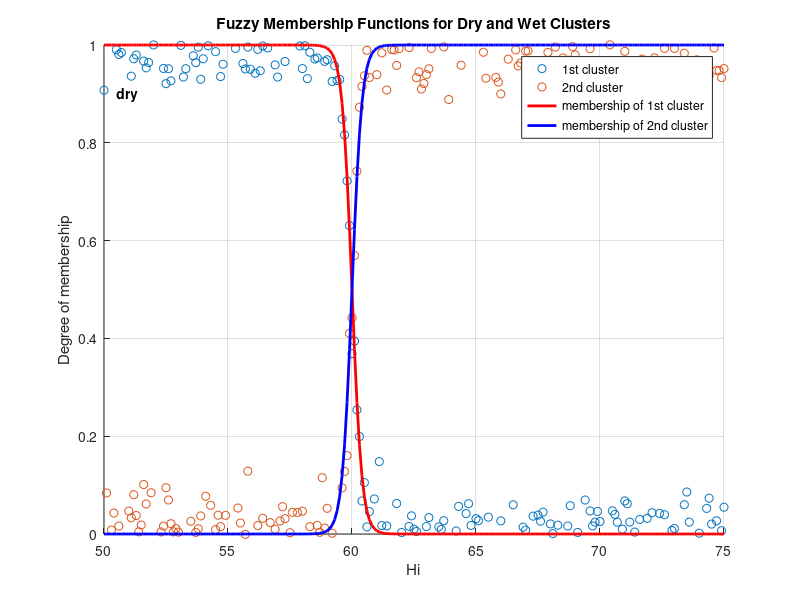

Write MATLAB code to recreate this figure.
% MATLAB Code to Plot Membership Functions for Internal humidity.

% Humidity index range
Hi = 50:0.1:75;

% Membership functions for dry and wet clusters
dry = 1 ./ (1 + exp(-5 * (60 - Hi)));
wet = 1 - dry;

% Sample noisy data points for each cluster
dry_cluster = dry + 0.05 * randn(size(Hi));
wet_cluster = wet + 0.05 * randn(size(Hi));

% Plotting the data points
figure;
scatter(Hi, dry_cluster, 'r*'); hold on;
scatter(Hi, wet_cluster, 'b*');

% Plotting the membership functions
plot(Hi, dry, 'r-', 'LineWidth', 2);
plot(Hi, wet, 'b-', 'LineWidth', 2);

% Labels and Legends
xlabel('Hi');
ylabel('Degree of membership');
title('Fuzzy Membership Functions for Dry and Wet Clusters');
legend('1st cluster', '2nd cluster', 'membership of 1st cluster', 'membership of 2nd cluster', 'Location', 'Best');

grid on;
axis([50 75 0 1]);

% Annotating 'dry' and 'wet' regions
text(50.5, 0.9, 'dry', 'FontWeight', 'bold');
text(73, 0.9, 'wet', 'FontWeight', 'bold');
